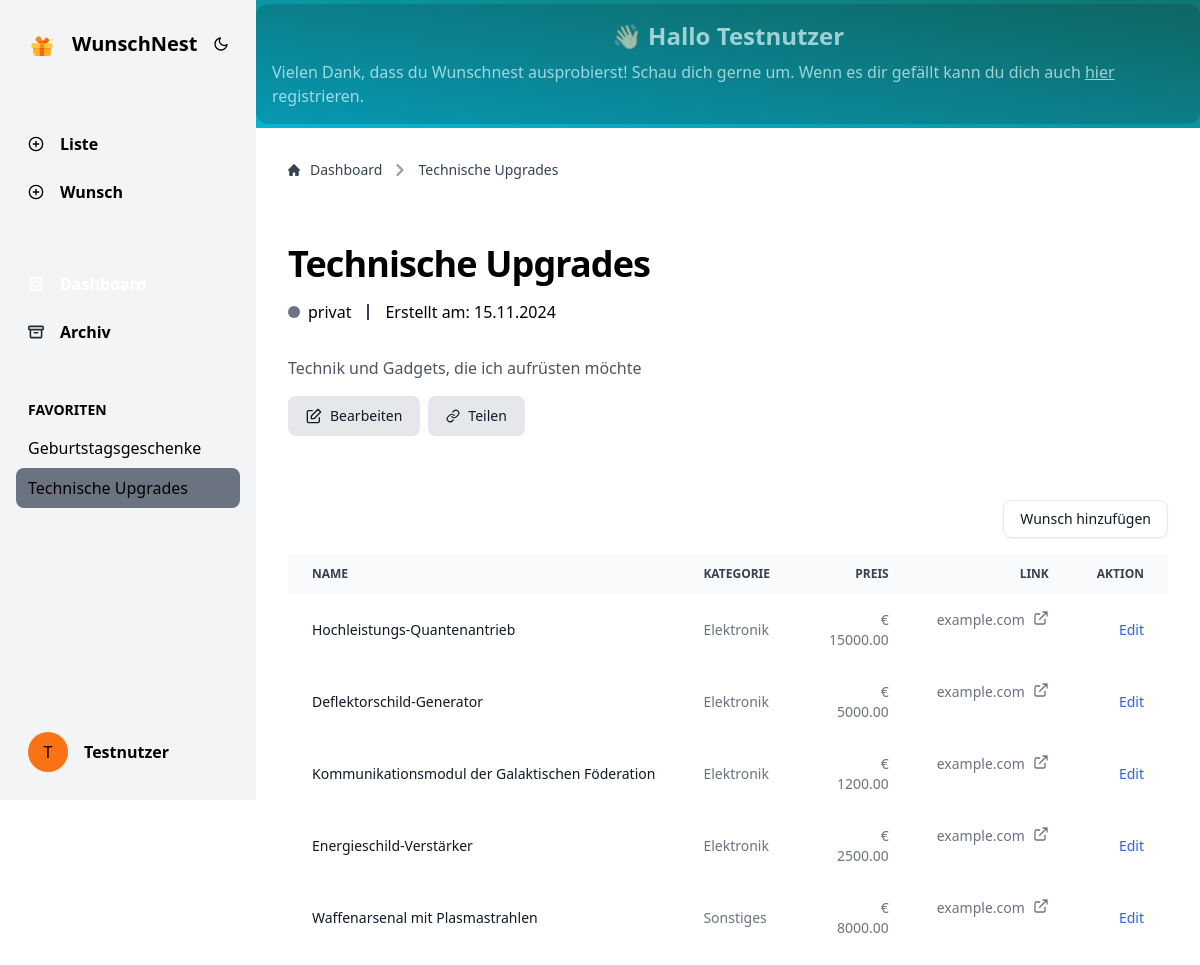
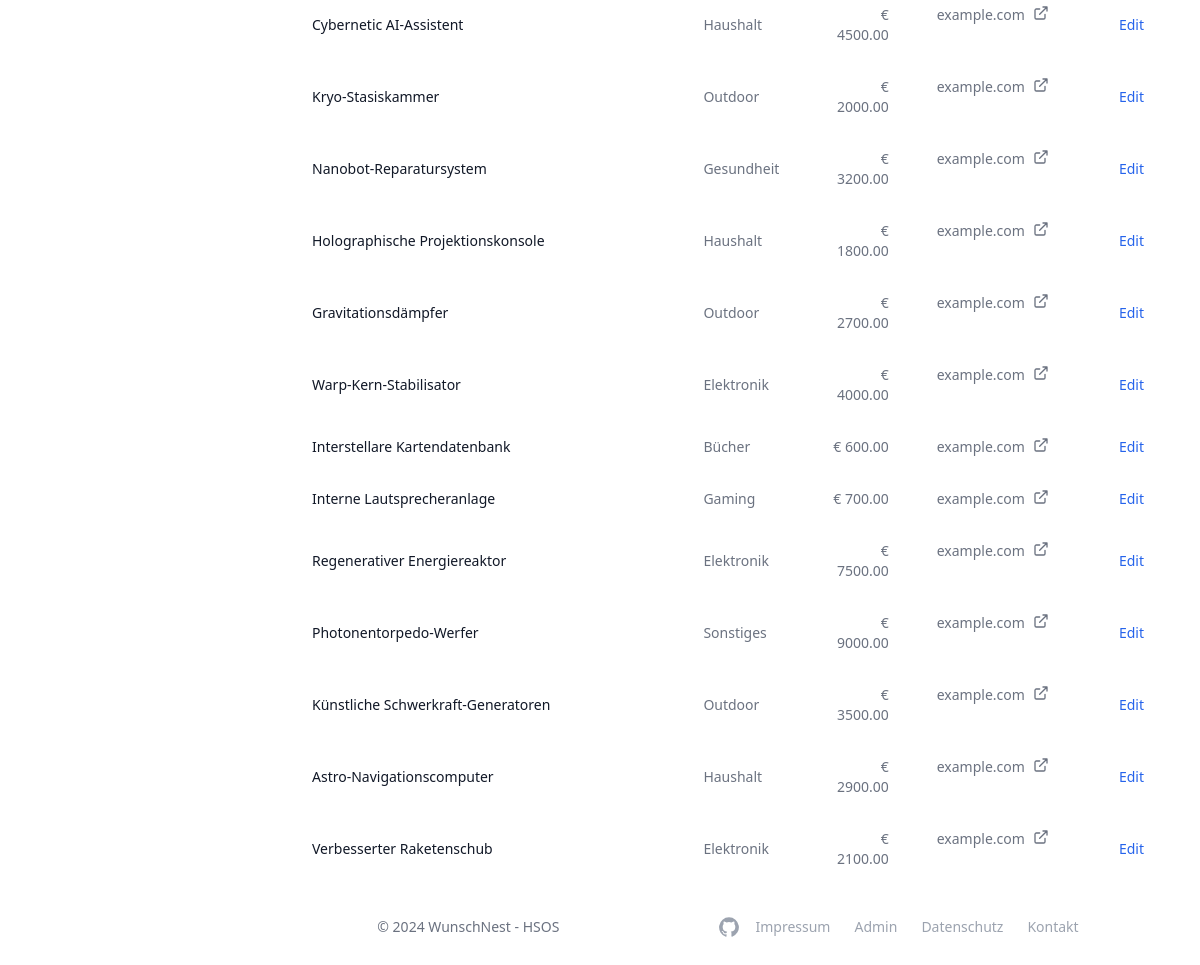
Screenshot of /index.php?page=wishlist&wishlist_id=3 with the database file from the repository (2 pictures, top to bottom).
### tables this page shows
CREATE TABLE IF NOT EXISTS wishlist (
     
    wishlist_id INT AUTO_INCREMENT PRIMARY KEY,
     
    user_id INT NOT NULL,
     
    name VARCHAR(255) NOT NULL,
     
    description TEXT,
     
    target_date DATE,
     
    is_favorite BOOLEAN DEFAULT FALSE,
     
    is_archived BOOLEAN DEFAULT FALSE,
     
    is_public BOOLEAN DEFAULT FALSE,
     
    share_token VARCHAR(64) DEFAULT NULL,
     
    created_at TIMESTAMP DEFAULT CURRENT_TIMESTAMP,
     
    FOREIGN KEY (user_id) REFERENCES users(user_id) ON DELETE CASCADE
);

CREATE TABLE IF NOT EXISTS wish (
     
    wish_id INT PRIMARY KEY AUTO_INCREMENT,
     
    wishlist_id INT NOT NULL,
     
    name VARCHAR(255) NOT NULL,
     
    price DECIMAL(10, 2) DEFAULT 0.00,
     
    category_id int,
     
    description TEXT,
     
    url VARCHAR(255),
     
    created_at TIMESTAMP DEFAULT CURRENT_TIMESTAMP,
     
    is_fulfilled BOOLEAN DEFAULT FALSE,
     
    fulfilled_at DATETIME DEFAULT NULL,
     
    fulfilled_by VARCHAR(255),
     
    FOREIGN KEY (wishlist_id) REFERENCES WISHLIST(wishlist_id) ON DELETE CASCADE,
     
    FOREIGN KEY (wishlist_id) REFERENCES WISHLIST(wishlist_id)
);

CREATE TABLE IF NOT EXISTS category (
     
    category_id INT PRIMARY KEY AUTO_INCREMENT,
     
    name VARCHAR(255) NOT NULL,
     
    user_id INT NOT NULL,
     
    FOREIGN KEY (user_id) REFERENCES USERS(user_id) ON DELETE CASCADE
);

### components/elements/wishlist-table-item.php (the view, shortened to what the rows shown need)
<?php
function wishlistTableItem($name, $category, $price, $link = null)
{
    $template = file_get_contents(BASE_PATH . '/components/templates/wishlist-table-item.html');
    if ($link == null) {
        $link = "";
    } else {
        $parsedUrl = parse_url($link);
        $host = $parsedUrl['host'] ?? '';
        $link = '<a class="hover:text-orange-500 flex gap-2" href="' . $link . '" target="_blank" class="text-blue-600 hover:underline dark:text-blue-500">' . $host . '<svg xmlns="http://www.w3.org/2000/svg" width="16" height="16" viewBox="0 0 24 24" fill="none" stroke="currentColor" stroke-width="2" stroke-linecap="round" stroke-linejoin="round"><g fill="none" fill-rule="evenodd"><path d="M18 14v5a2 2 0 0 1-2 2H5a2 2 0 0 1-2-2V8c0-1.1.9-2 2-2h5M15 3h6v6M10 14L20.2 3.8"/></g></svg></a>';
    }
    $html = str_replace('{{name}}', $name, $template);
    $html = str_replace('{{category}}', $category, $html);
    $html = str_replace('{{price}}', $price, $html);
    $html = str_replace('{{link}}', $link, $html);
    return $html;
}

### app/views/wishlist.php (shortened to what the rows shown need)
<?php
include_once BASE_PATH . '/app/config/database.php';
include_once BASE_PATH . '/app/controllers/WishlistController.php';
include_once BASE_PATH . '/app/controllers/UserController.php';
include_once BASE_PATH . '/app/controllers/CategoryController.php';
include_once BASE_PATH . '/app/controllers/WishController.php';
$pdo = getDatabaseConnection();
$wishlistController = new WishlistController($pdo);
$userController = new UserController($pdo);
$categoryController = new CategoryController($pdo);
$wishController = new WishController($pdo);
if (isset($_SESSION['username'])) {
    $user = $userController->getUserByUsername($_SESSION['username']);
    $user_id = $user['user_id'];
} else {
    $user_id = 1;
}
$wishlist = $wishlistController->getWishlist($_GET['wishlist_id']);
$favorites = $wishlistController->getFavoritesByUser($user_id);
include BASE_PATH . '/components/includes/basic-head.php';
?>
</head>
<body>
    <div class="flex dark:bg-gray-900 dark:text-white">
        <?php
        include BASE_PATH . '/components/includes/dashboard-sidebar.php';
        ?>
        <div class="w-full flex flex-col">
            <?php
            if (!isset($_SESSION['username'])) {
            ?>
                <div class="flex justify-center items-center h-32 bg-teal-700 bg-gradient-to-tr from-cyan-500">
                    <?php
                    include_once BASE_PATH . '/components/elements/test-user-info.php';
                    ?>
                </div>
            <?php
            }
            ?>
            <div class="mx-auto w-full max-w-screen-xl flex flex-col flex-grow p-8 pb-0">
                <?php
                include BASE_PATH . '/components/elements/dashboard-breadcrumb.php';
                echo dashboard_breadcrumb(false, $wishlist);
                ?>
                <div class="mb-16">
                    <h1 class="text-4xl font-bold tracking-tight mb-4"><?php echo $wishlist['name'] ?></h1>
                    <div class="flex gap-4 dark:text-gray-400 justify-start items-center">
                        <div class="flex items-center gap-1">
                            <span class="flex w-3 h-3 me-1 <?php echo $wishlist['is_public'] == 1 ? 'bg-green-500' : 'bg-gray-500' ?>  rounded-full"></span>
                            <?php echo $wishlist['is_public'] == 1 ? 'öffentlich' : 'privat' ?>
                        </div>
                        <div class="h-4 w-[2px] bg-gray-700"></div>
                        <div>
                            Erstellt am: <?php echo date_create($wishlist['created_at'])->format('d.m.Y') ?>
                        </div>
                    </div>
                    <p class="text-gray-600 dark:text-gray-200 mt-8">
                        <?php echo $wishlist['description'] ?>
                    </p>
                    <div class="mt-4 flex gap-2">
                        <button class=" flex-shrink-0 inline-flex items-center justify-center p-0.5 overflow-hidden text-sm font-medium text-gray-900 dark:text-gray-400 rounded-lg bg-gray-200 dark:bg-gray-800 dark:hover:bg-cyan-700 dark:active:bg-cyan-800  hover:text-white dark:hover:text-white">
                            <span class="relative px-4 py-2 inline-flex gap-2 items-center rounded-md">
                                Bearbeiten
                            </span>
                        </button>
                        <button id="share-list-button" data-wishlist-id="<?php echo $wishlist['wishlist_id'] ?>" data-share-link="<?php echo 'http://localhost/index.php?page=share&token=' . $wishlist['share_token'] ?>" class="flex-shrink-0 inline-flex items-center justify-center p-0.5 overflow-hidden text-sm font-medium text-gray-900 dark:text-gray-400 rounded-lg bg-gray-200 dark:bg-gray-800 hover:bg-gradient-to-br hover:from-orange-500 hover:to-red-600 hover:text-white dark:hover:text-white dark:active:from-red-600 dark:active:to-red-600">
                            <span class="relative px-4 py-2 inline-flex gap-2 items-center rounded-md">
                                <span id="share-info">
                                    <?php echo $wishlist['is_public'] == 1 ? 'Link Kopieren' : 'Teilen' ?>
                                </span>
                            </span>
                        </button>
                    </div>
                </div>
                <div class=" mb-4 flex justify-between align-middle items-center ">
                    <div class="inline-flex rounded-md items-center shadow-sm" role="group">
                        <a href="index.php?page=create&type=wish&wishlist_id=<?php echo $wishlist['wishlist_id'] ?>">
                            <button type="button" class="py-2 px-4 text-sm font-small text-gray-900 focus:outline-none bg-white rounded-lg border border-gray-200 hover:bg-gray-100 hover:text-blue-700 focus:z-10 focus:ring-4 focus:ring-gray-100 dark:focus:ring-gray-700 dark:bg-gray-800 dark:text-gray-400 dark:border-gray-700 dark:hover:text-white dark:hover:bg-green-700">Wunsch hinzufügen</button>
                        </a>
                    </div>
                </div>
                <div>
                    <table class="w-full text-left text-sm text-gray-500 dark:text-gray-400 rtl:text-right">
                        <thead class="bg-gray-50 text-xs uppercase text-gray-700 dark:bg-gray-700 dark:text-gray-400">
                            <tr>
                                <th scope="col" class="px-6 py-3">
                                    Name
                                </th>
                                <th scope="col" class="px-6 py-3">
                                    Kategorie
                                </th>
                                <th scope="col" class="px-6 py-3 text-right">
                                    Preis
                                </th>
                                <th scope="col" class="px-6 py-3 text-right">
                                    Link
                                </th>
                                <th scope="col" class="px-6 py-3 text-right">
                                    Aktion
                                </th>
                            </tr>
                        </thead>
                        <tbody>
                            <?php
                            $wishlistItems = $wishController->getWishesByWishlist($wishlist['wishlist_id']);
                            include BASE_PATH . '/components/elements/wishlist-table-item.php';
                            foreach ($wishlistItems as $row) {
                                $categoryName = $row['category_id'] ?? "";
                                if (!empty($categoryName)) {
                                    $category = $categoryController->getCategoryByID($categoryName);
                                    $categoryName = $category['name'];
                                }
                                $row['category'] = $categoryName;
                                echo wishlistTableItem($row['name'], $row['category'], $row['price'], $row['url']);
                            }
                            ?>
                        </tbody>
                    </table>
                </div>
                <div class="mt-auto">
                    <?php
                    include BASE_PATH . '/components/includes/footer.php';
                    ?>
                </div>
            </div>
        </div>
    </div>
</body>
</html>

### components/includes/dashboard-sidebar.php (shortened to what the rows shown need)
<?php
$active = 'bg-gray-500 dark:bg-gray-900 hover:shadow-md';
?>
<div class="sticky">
    <nav id="sidebar" class="select-none flex-start sticky top-0 flex h-screen w-64 flex-col justify-between gap-4 border-gray-200 bg-gray-100 px-4 py-4 dark:bg-gray-800 dark:text-white">
        <div class="active flex items-center gap-4 rounded-lg p-3">
            <a class="lottie-hover-target flex items-center gap-4" href="/">
                <div class="lottie-animation size-7">
                </div>
                <span class="self-center whitespace-nowrap text-xl font-semibold dark:text-white">WunschNest</span>
            </a>
            <div id="dark-toggle" class="h-8 w-8 flex items-center justify-center cursor-pointer rounded-full dark:hover:bg-gray-700 hover:bg-gray-100">
            </div>
        </div>
        <div class="flex flex-grow flex-col gap-12 pt-8">
            <ul id="actions">
                <li>
                    <a href="/index.php?page=create&type=list" class="active flex cursor-pointer items-center gap-4 rounded-lg p-3 hover:shadow-md hover:outline-orange-400 dark:hover:bg-orange-700">
                        <span>
                            <svg xmlns="http://www.w3.org/2000/svg" width="16" height="16" viewBox="0 0 24 24" fill="none" stroke="currentColor" stroke-width="2" stroke-linecap="round" stroke-linejoin="round">
                                <circle cx="12" cy="12" r="10"></circle>
                                <line x1="12" y1="8" x2="12" y2="16"></line>
                                <line x1="8" y1="12" x2="16" y2="12"></line>
                            </svg>
                        </span>
                        <h2 class="text-md font-semibold">Liste</h2>
                    </a>
                </li>
                <li>
                    <a href="/index.php?page=create&type=wish" class="active flex cursor-pointer items-center gap-4 rounded-lg p-3 hover:shadow-md hover:outline-orange-400 dark:hover:bg-orange-700">
                        <span>
                            <svg xmlns="http://www.w3.org/2000/svg" width="16" height="16" viewBox="0 0 24 24" fill="none" stroke="currentColor" stroke-width="2" stroke-linecap="round" stroke-linejoin="round">
                                <circle cx="12" cy="12" r="10"></circle>
                                <line x1="12" y1="8" x2="12" y2="16"></line>
                                <line x1="8" y1="12" x2="16" y2="12"></line>
                            </svg>
                        </span>
                        <h2 class="text-md font-semibold">Wunsch</h2>
                    </a>
                </li>
            </ul>
            <ul class="flex flex-col gap-2">
                <li>
                    <a href="<?php echo ($_GET['page'] == 'dashboard') ? '#' : '/index.php?page=dashboard' ?>" class="<?php echo ($_GET['page'] == 'dashboard') ? $active : '' ?> flex items-center gap-4 rounded-lg hover:bg-gray-200 dark:hover:bg-gray-700 p-3 py-2 text-white">
                        <span>
                        </span>
                        <h2 class="text-md font-semibold">Dashboard</h2>
                    </a>
                </li>
                <li>
                    <a href="/index.php?page=archive" class="flex items-center gap-4 rounded-lg p-3 py-2 hover:bg-gray-200 dark:hover:bg-gray-700">
                        <span>
                        </span>
                        <h2 class="text-md font-semibold">Archiv</h2>
                    </a>
                </li>
            </ul>
            <div>
                <h3 class="ml-3 pb-2 text-sm font-semibold uppercase dark:text-gray-500">Favoriten</h3>
                <ul>
                    <?php
                    foreach ($favorites as $favorite) {
                        $currentPage = false;
                        if (isset($_GET['page']) && $_GET['page'] == 'wishlist' && isset($_GET['wishlist_id']) && $_GET['wishlist_id'] == $favorite['wishlist_id']) {
                            $currentPage = true;
                        }
                    ?>
                        <li>
                            <a href="/index.php?page=wishlist&wishlist_id=<?php echo $favorite['wishlist_id'] ?>">
                                <div class="<?php echo $currentPage ? $active : '' ?> flex items-center gap-4 rounded-lg p-3 py-2 hover:bg-gray-200 dark:hover:bg-gray-700">
                                    <h2 class="text-md"><?php echo $favorite['name'] ?></h2>
                                </div>
                            </a>
                        </li>
                    <?php
                    }
                    ?>
                </ul>
            </div>
        </div>
        <div>
            <div class="flex items-center gap-4 p-3">
                <div class="size-10 inline-flex items-center justify-center overflow-hidden rounded-full bg-orange-500">
                    <?php
                    $name = isset($_SESSION['name']) ? $_SESSION['name'] : "Testnutzer";
                    $kuerzel = explode(" ", $name);
                    $kuerzel = array_slice($kuerzel, 0, 2);
                    $kuerzel = implode("", array_map(fn($value) => mb_substr($value, 0, 1), $kuerzel));
                    echo $kuerzel;
                    ?>
                </div>
                <span class="text-md font-semibold"><?php echo $name; ?></span>
            </div>
        </div>
    </nav>
</div>

### rows the page displays
wishlist: name "Geburtstagsgeschenke"
wishlist: name "Technische Upgrades", dashboard_breadcrumb(false, $wishlist) "Dashboard Technische Upgrades", created_at "15.11.2024", description "Technik und Gadgets, die ich aufrüsten möchte"
wish: name+price+url "Hochleistungs-Quantenantrieb Elektronik € 15000.00 Edit", url "example.com"
wish: name+price+url "Deflektorschild-Generator Elektronik € 5000.00 Edit", url "example.com"
wish: name+price+url "Kommunikationsmodul der Galaktischen Föderation Elektronik € 1200.00 Edit", url "example.com"
wish: name+price+url "Energieschild-Verstärker Elektronik € 2500.00 Edit", url "example.com"
wish: name+price+url "Waffenarsenal mit Plasmastrahlen Sonstiges € 8000.00 Edit", url "example.com"
wish: name+price+url "Cybernetic AI-Assistent Haushalt € 4500.00 Edit", url "example.com"
wish: name+price+url "Kryo-Stasiskammer Outdoor € 2000.00 Edit", url "example.com"
wish: name+price+url "Nanobot-Reparatursystem Gesundheit € 3200.00 Edit", url "example.com"
wish: name+price+url "Holographische Projektionskonsole Haushalt € 1800.00 Edit", url "example.com"
wish: name+price+url "Gravitationsdämpfer Outdoor € 2700.00 Edit", url "example.com"
wish: name+price+url "Warp-Kern-Stabilisator Elektronik € 4000.00 Edit", url "example.com"
wish: name+price+url "Interstellare Kartendatenbank Bücher € 600.00 Edit", url "example.com"
wish: name+price+url "Interne Lautsprecheranlage Gaming € 700.00 Edit", url "example.com"
wish: name+price+url "Regenerativer Energiereaktor Elektronik € 7500.00 Edit", url "example.com"
wish: name+price+url "Photonentorpedo-Werfer Sonstiges € 9000.00 Edit", url "example.com"
wish: name+price+url "Künstliche Schwerkraft-Generatoren Outdoor € 3500.00 Edit", url "example.com"
wish: name+price+url "Astro-Navigationscomputer Haushalt € 2900.00 Edit", url "example.com"
wish: name+price+url "Verbesserter Raketenschub Elektronik € 2100.00 Edit", url "example.com"

### other values shown
$kuerzel "T"
$name "Testnutzer"
